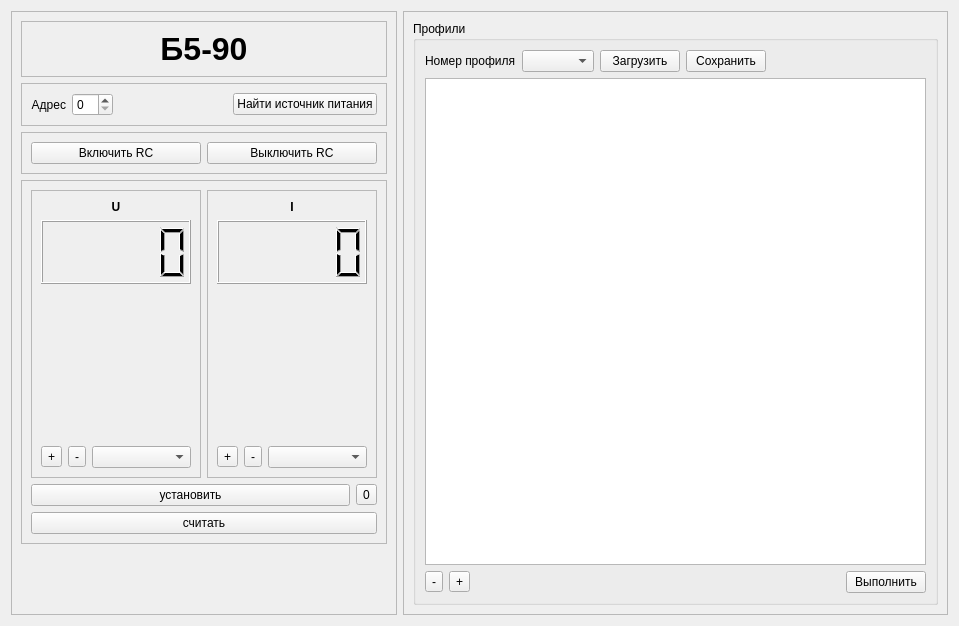
<?xml version="1.0" encoding="UTF-8"?>
<ui version="4.0">
 <class>B590</class>
 <widget class="QWidget" name="B590">
  <property name="geometry">
   <rect>
    <x>0</x>
    <y>0</y>
    <width>959</width>
    <height>626</height>
   </rect>
  </property>
  <property name="sizePolicy">
   <sizepolicy hsizetype="Fixed" vsizetype="Fixed">
    <horstretch>0</horstretch>
    <verstretch>0</verstretch>
   </sizepolicy>
  </property>
  <property name="windowTitle">
   <string>Dialog</string>
  </property>
  <layout class="QHBoxLayout" name="horizontalLayout_7">
   <item>
    <widget class="QFrame" name="frame_2">
     <property name="sizePolicy">
      <sizepolicy hsizetype="Fixed" vsizetype="Preferred">
       <horstretch>0</horstretch>
       <verstretch>0</verstretch>
      </sizepolicy>
     </property>
     <property name="frameShape">
      <enum>QFrame::StyledPanel</enum>
     </property>
     <property name="frameShadow">
      <enum>QFrame::Raised</enum>
     </property>
     <layout class="QVBoxLayout" name="verticalLayout_13">
      <item>
       <widget class="QFrame" name="frame_8">
        <property name="frameShape">
         <enum>QFrame::StyledPanel</enum>
        </property>
        <property name="frameShadow">
         <enum>QFrame::Raised</enum>
        </property>
        <layout class="QHBoxLayout" name="horizontalLayout_8">
         <item>
          <widget class="QLabel" name="label_5">
           <property name="font">
            <font>
             <family>Liberation Sans</family>
             <pointsize>24</pointsize>
             <weight>75</weight>
             <bold>true</bold>
            </font>
           </property>
           <property name="text">
            <string>Б5-90</string>
           </property>
           <property name="alignment">
            <set>Qt::AlignCenter</set>
           </property>
          </widget>
         </item>
        </layout>
       </widget>
      </item>
      <item>
       <widget class="QFrame" name="frame_4">
        <property name="frameShape">
         <enum>QFrame::StyledPanel</enum>
        </property>
        <property name="frameShadow">
         <enum>QFrame::Raised</enum>
        </property>
        <layout class="QVBoxLayout" name="verticalLayout_8">
         <item>
          <layout class="QHBoxLayout" name="horizontalLayout_9">
           <item>
            <widget class="QLabel" name="label_4">
             <property name="text">
              <string>Адрес</string>
             </property>
             <property name="alignment">
              <set>Qt::AlignRight|Qt::AlignTrailing|Qt::AlignVCenter</set>
             </property>
            </widget>
           </item>
           <item>
            <widget class="QSpinBox" name="sb_address"/>
           </item>
           <item>
            <spacer name="horizontalSpacer_6">
             <property name="orientation">
              <enum>Qt::Horizontal</enum>
             </property>
             <property name="sizeHint" stdset="0">
              <size>
               <width>40</width>
               <height>20</height>
              </size>
             </property>
            </spacer>
           </item>
           <item>
            <widget class="QPushButton" name="bt_search_power_supply">
             <property name="text">
              <string>Найти источник питания</string>
             </property>
            </widget>
           </item>
          </layout>
         </item>
        </layout>
       </widget>
      </item>
      <item>
       <widget class="QFrame" name="frame_5">
        <property name="frameShape">
         <enum>QFrame::StyledPanel</enum>
        </property>
        <property name="frameShadow">
         <enum>QFrame::Raised</enum>
        </property>
        <layout class="QHBoxLayout" name="horizontalLayout_2">
         <item>
          <widget class="QPushButton" name="btn_rc_on">
           <property name="text">
            <string>Включить RC</string>
           </property>
          </widget>
         </item>
         <item>
          <widget class="QPushButton" name="btn_rc_off">
           <property name="text">
            <string>Выключить RC</string>
           </property>
          </widget>
         </item>
        </layout>
       </widget>
      </item>
      <item>
       <widget class="QFrame" name="frame_3">
        <property name="frameShape">
         <enum>QFrame::StyledPanel</enum>
        </property>
        <property name="frameShadow">
         <enum>QFrame::Raised</enum>
        </property>
        <layout class="QVBoxLayout" name="verticalLayout_7">
         <item>
          <layout class="QHBoxLayout" name="horizontalLayout">
           <item>
            <widget class="QFrame" name="frame_6">
             <property name="frameShape">
              <enum>QFrame::StyledPanel</enum>
             </property>
             <property name="frameShadow">
              <enum>QFrame::Raised</enum>
             </property>
             <layout class="QVBoxLayout" name="verticalLayout_9">
              <item>
               <layout class="QVBoxLayout" name="verticalLayout_4">
                <item>
                 <widget class="QLabel" name="label_2">
                  <property name="font">
                   <font>
                    <weight>75</weight>
                    <bold>true</bold>
                   </font>
                  </property>
                  <property name="text">
                   <string>U</string>
                  </property>
                  <property name="alignment">
                   <set>Qt::AlignCenter</set>
                  </property>
                 </widget>
                </item>
                <item>
                 <widget class="QLCDNumber" name="lcd_U">
                  <property name="minimumSize">
                   <size>
                    <width>0</width>
                    <height>64</height>
                   </size>
                  </property>
                 </widget>
                </item>
                <item>
                 <layout class="QHBoxLayout" name="horizontalLayout_5">
                  <item>
                   <widget class="QwtKnob" name="knob_U" native="true">
                    <property name="sizePolicy">
                     <sizepolicy hsizetype="Fixed" vsizetype="Fixed">
                      <horstretch>0</horstretch>
                      <verstretch>0</verstretch>
                     </sizepolicy>
                    </property>
                    <property name="minimumSize">
                     <size>
                      <width>150</width>
                      <height>150</height>
                     </size>
                    </property>
                   </widget>
                  </item>
                 </layout>
                </item>
                <item>
                 <layout class="QHBoxLayout" name="horizontalLayout_12">
                  <item>
                   <widget class="QToolButton" name="btn_inc_U">
                    <property name="text">
                     <string>+</string>
                    </property>
                    <property name="icon">
                     <iconset resource="../../../../image/image.qrc">
                      <normaloff>:/image/plus.png</normaloff>:/image/plus.png</iconset>
                    </property>
                   </widget>
                  </item>
                  <item>
                   <widget class="QToolButton" name="btn_dec_U">
                    <property name="text">
                     <string>-</string>
                    </property>
                    <property name="icon">
                     <iconset resource="../../../../image/image.qrc">
                      <normaloff>:/image/minus.png</normaloff>:/image/minus.png</iconset>
                    </property>
                   </widget>
                  </item>
                  <item>
                   <widget class="QComboBox" name="cb_U"/>
                  </item>
                 </layout>
                </item>
               </layout>
              </item>
             </layout>
            </widget>
           </item>
           <item>
            <widget class="QFrame" name="frame_7">
             <property name="frameShape">
              <enum>QFrame::StyledPanel</enum>
             </property>
             <property name="frameShadow">
              <enum>QFrame::Raised</enum>
             </property>
             <layout class="QVBoxLayout" name="verticalLayout_10">
              <item>
               <layout class="QVBoxLayout" name="verticalLayout_3">
                <item>
                 <widget class="QLabel" name="label_3">
                  <property name="font">
                   <font>
                    <weight>75</weight>
                    <bold>true</bold>
                   </font>
                  </property>
                  <property name="text">
                   <string>I</string>
                  </property>
                  <property name="alignment">
                   <set>Qt::AlignCenter</set>
                  </property>
                 </widget>
                </item>
                <item>
                 <widget class="QLCDNumber" name="lcd_I">
                  <property name="minimumSize">
                   <size>
                    <width>0</width>
                    <height>64</height>
                   </size>
                  </property>
                 </widget>
                </item>
                <item>
                 <layout class="QHBoxLayout" name="horizontalLayout_6">
                  <item>
                   <widget class="QwtKnob" name="knob_I" native="true">
                    <property name="sizePolicy">
                     <sizepolicy hsizetype="Fixed" vsizetype="Fixed">
                      <horstretch>0</horstretch>
                      <verstretch>0</verstretch>
                     </sizepolicy>
                    </property>
                    <property name="minimumSize">
                     <size>
                      <width>150</width>
                      <height>150</height>
                     </size>
                    </property>
                   </widget>
                  </item>
                 </layout>
                </item>
                <item>
                 <layout class="QHBoxLayout" name="horizontalLayout_13">
                  <item>
                   <widget class="QToolButton" name="btn_inc_I">
                    <property name="text">
                     <string>+</string>
                    </property>
                    <property name="icon">
                     <iconset resource="../../../../image/image.qrc">
                      <normaloff>:/image/plus.png</normaloff>:/image/plus.png</iconset>
                    </property>
                   </widget>
                  </item>
                  <item>
                   <widget class="QToolButton" name="btn_dec_I">
                    <property name="text">
                     <string>-</string>
                    </property>
                    <property name="icon">
                     <iconset resource="../../../../image/image.qrc">
                      <normaloff>:/image/minus.png</normaloff>:/image/minus.png</iconset>
                    </property>
                   </widget>
                  </item>
                  <item>
                   <widget class="QComboBox" name="cb_I"/>
                  </item>
                 </layout>
                </item>
               </layout>
              </item>
             </layout>
            </widget>
           </item>
          </layout>
         </item>
         <item>
          <layout class="QHBoxLayout" name="horizontalLayout_4">
           <item>
            <widget class="QPushButton" name="btn_set_UI">
             <property name="text">
              <string>установить</string>
             </property>
            </widget>
           </item>
           <item>
            <widget class="QToolButton" name="btn_0">
             <property name="text">
              <string>0</string>
             </property>
            </widget>
           </item>
          </layout>
         </item>
         <item>
          <widget class="QPushButton" name="btn_get_UI">
           <property name="text">
            <string>считать</string>
           </property>
          </widget>
         </item>
        </layout>
       </widget>
      </item>
      <item>
       <spacer name="verticalSpacer">
        <property name="orientation">
         <enum>Qt::Vertical</enum>
        </property>
        <property name="sizeHint" stdset="0">
         <size>
          <width>20</width>
          <height>40</height>
         </size>
        </property>
       </spacer>
      </item>
     </layout>
    </widget>
   </item>
   <item>
    <widget class="QFrame" name="frame">
     <property name="frameShape">
      <enum>QFrame::StyledPanel</enum>
     </property>
     <property name="frameShadow">
      <enum>QFrame::Raised</enum>
     </property>
     <layout class="QVBoxLayout" name="verticalLayout">
      <item>
       <widget class="QGroupBox" name="groupBox">
        <property name="title">
         <string>Профили</string>
        </property>
        <layout class="QVBoxLayout" name="verticalLayout_5">
         <item>
          <layout class="QHBoxLayout" name="horizontalLayout_11">
           <item>
            <widget class="QLabel" name="label">
             <property name="text">
              <string>Номер профиля</string>
             </property>
            </widget>
           </item>
           <item>
            <widget class="QComboBox" name="cb_number_profile"/>
           </item>
           <item>
            <widget class="QPushButton" name="pb_load_profile">
             <property name="text">
              <string>Загрузить</string>
             </property>
            </widget>
           </item>
           <item>
            <widget class="QPushButton" name="pb_save_profile">
             <property name="text">
              <string>Сохранить</string>
             </property>
            </widget>
           </item>
           <item>
            <spacer name="horizontalSpacer_4">
             <property name="orientation">
              <enum>Qt::Horizontal</enum>
             </property>
             <property name="sizeHint" stdset="0">
              <size>
               <width>40</width>
               <height>20</height>
              </size>
             </property>
            </spacer>
           </item>
          </layout>
         </item>
         <item>
          <widget class="QTableView" name="tv_profiles"/>
         </item>
         <item>
          <layout class="QHBoxLayout" name="horizontalLayout_10">
           <item>
            <widget class="QToolButton" name="btn_del_point">
             <property name="text">
              <string>-</string>
             </property>
             <property name="icon">
              <iconset resource="../../../../image/image.qrc">
               <normaloff>:/image/minus.png</normaloff>:/image/minus.png</iconset>
             </property>
            </widget>
           </item>
           <item>
            <widget class="QToolButton" name="btn_add_point">
             <property name="text">
              <string>+</string>
             </property>
             <property name="icon">
              <iconset resource="../../../../image/image.qrc">
               <normaloff>:/image/plus.png</normaloff>:/image/plus.png</iconset>
             </property>
            </widget>
           </item>
           <item>
            <spacer name="horizontalSpacer_2">
             <property name="orientation">
              <enum>Qt::Horizontal</enum>
             </property>
             <property name="sizeHint" stdset="0">
              <size>
               <width>40</width>
               <height>20</height>
              </size>
             </property>
            </spacer>
           </item>
           <item>
            <widget class="QPushButton" name="btn_run_profile">
             <property name="text">
              <string>Выполнить</string>
             </property>
            </widget>
           </item>
          </layout>
         </item>
         <item>
          <layout class="QVBoxLayout" name="grapher_layout"/>
         </item>
        </layout>
       </widget>
      </item>
     </layout>
    </widget>
   </item>
  </layout>
 </widget>
 <customwidgets>
  <customwidget>
   <class>QwtKnob</class>
   <extends>QWidget</extends>
   <header>qwt_knob.h</header>
  </customwidget>
 </customwidgets>
 <resources>
  <include location="../../../../image/image.qrc"/>
 </resources>
 <connections/>
</ui>
